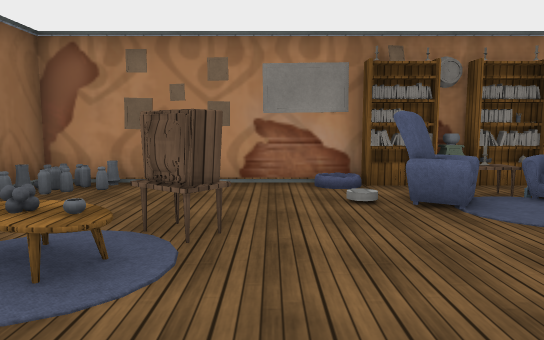
view 1 (above)

16 first-person views from a walk through a Unity game level. The camera is 1.2 m above the floor, tilts 6° down and sees 70° across. The floor is counted in squares, 1 m on a side. Each view is taken from the middle of a square. On the plan, view 1 faces up. The plan holds only what a view shows up to about 15 squares ahead; the rest is blank. The place goes on beyond the plan. Some surface patterns are stand-ins.

view 2
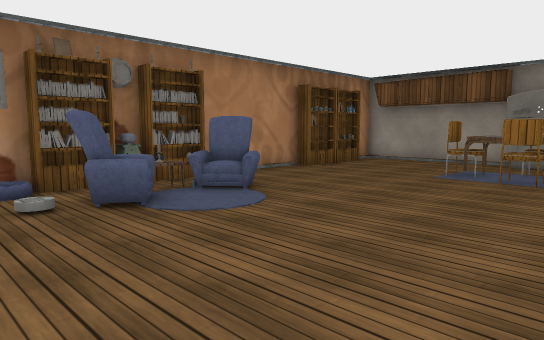

view 3
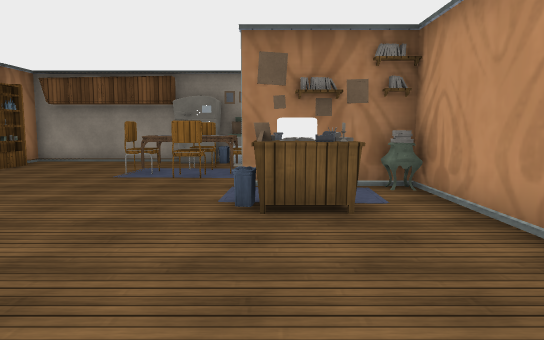

view 4
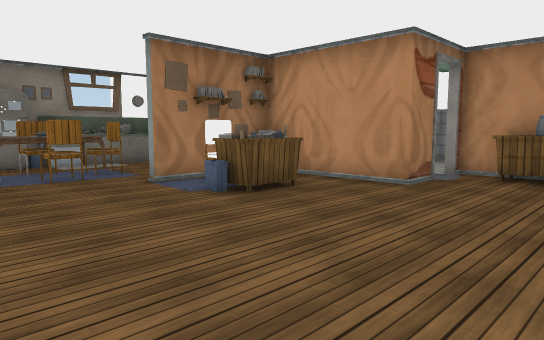

view 5
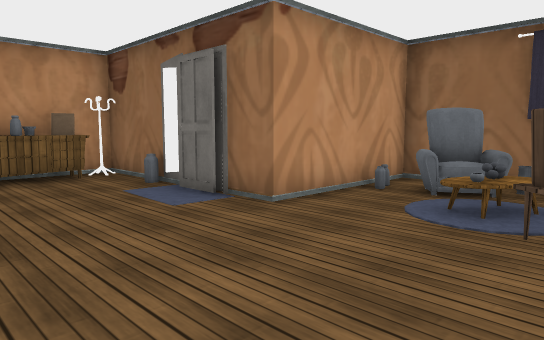

view 6
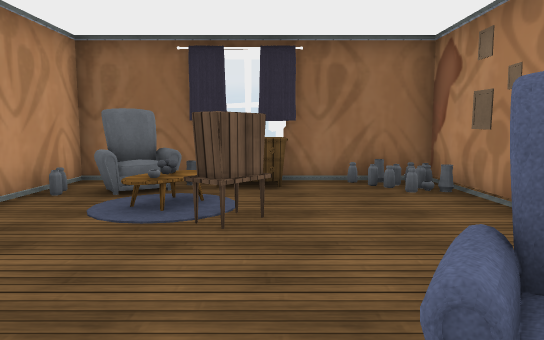

view 7
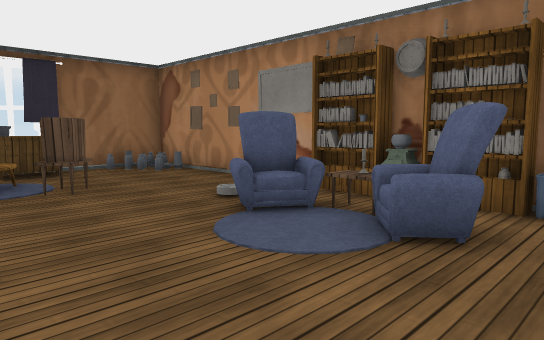

view 8
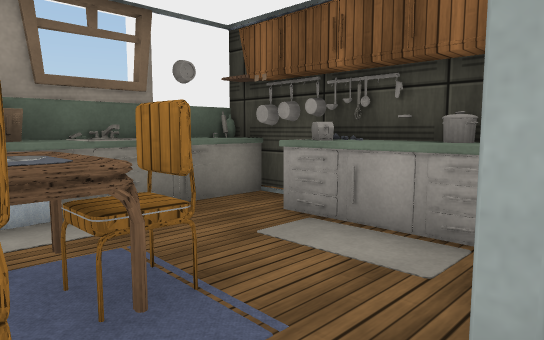

view 9
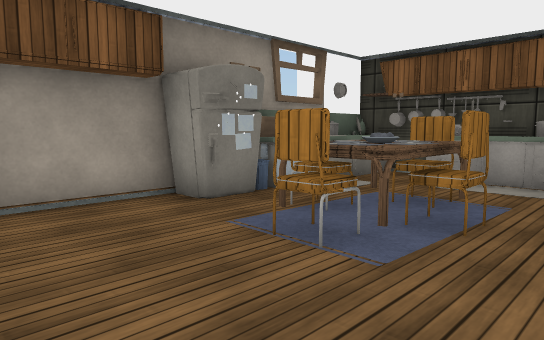

view 10
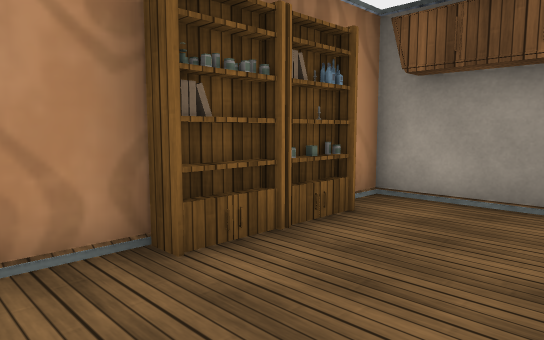

view 11
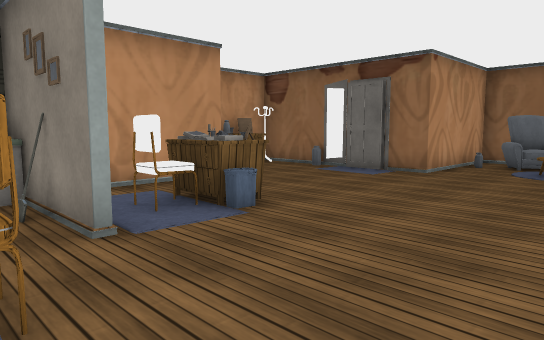

view 12
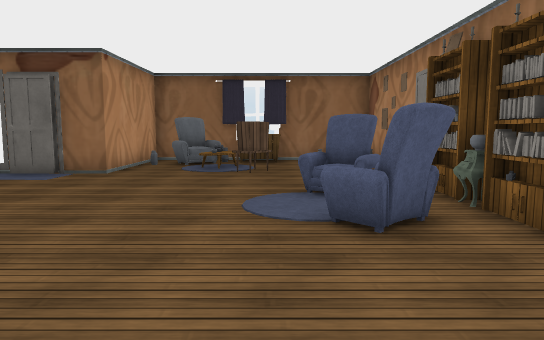

view 13
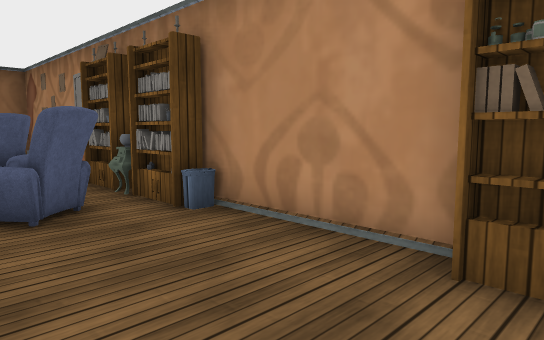

view 14
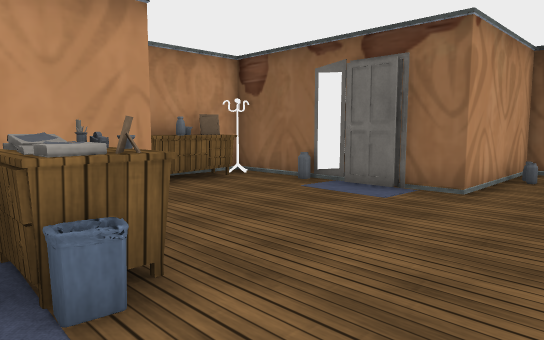

view 15
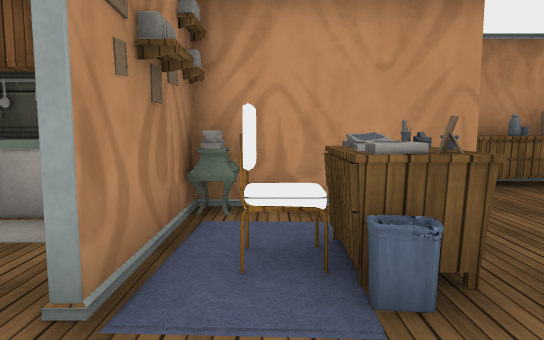

view 16
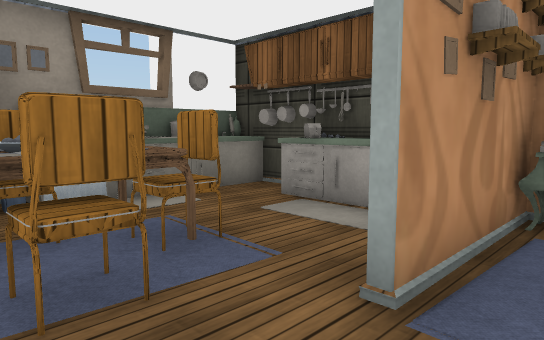

### Floor plan
Points are (right, up) in squares from view 1. A wall is a line through its corners. A room is listed if a view was taken in it or the views show most of it. See-through windows are left out.
Room 1 (views 1, 2, 3, 4, 5, 6, 7, 8, 9, 10, 11, 12, 13, 14, 15, 16)
walls: (8.4, 0.7) (8.4, -2.5); (8.2, -2.5) (8.2, 0.6); (-0.3, -0.8) (-0.3, -1.5); (3.8, -4.4) (3.8, -3) (7.5, -3); (10, 8.7) (-5.1, 8.7) (-5.1, 5.5); (0.5, -5.4) (1.1, -5.7); (-5.1, 3.2) (-5.1, 0.6) (-0.5, 0.6) (-0.5, -6) (3.8, -6); (14.5, -1.5) (14.5, 8.7) (13.7, 8.7)
objects: other object (-5, 4); other object (-5, 5); other object (-4, 1); other object (-4, 2) to (-3, 2); other object (-4, 3); other object (-4, 4); other object (-4, 5); other object (-4, 7); other object (-4, 8); other object (-3, 1); other object (-3, 8); other object (-2, 3); other object (-2, 4); other object (-1, 3); other object (-1, 4) to (-1, 5); other object (0, -5); other object (0, -3); other object (0, -2); other object (1, -5); other object (2, -5); other object (2, 6) to (3, 7); other object (2, 8); other object (3, -5); other object (3, 6) to (5, 7); other object (3, 8); other object (4, 8); other object (5, -1) to (5, 0); other object (5, 6) to (6, 7); other object (5, 8); other object (6, -1); other object (6, 0); other object (6, 8); other object (7, -1) to (7, 0); other object (7, 8); other object (9, -2) to (12, -2); other object (9, 2); other object (10, -3); other object (10, 1) to (11, 1); other object (10, 2) to (10, 3); other object (10, 3) to (11, 4); other object (10, 8) to (11, 8); other object (11, -3); other object (11, 2); other object (12, -3); other object (12, 2); other object (12, 8); other object (13, -3); other object (13, 1); other object (13, 2) to (14, 3); other object (14, -3); other object (14, -2) to (14, -1); other object (14, 0); other object (14, 1); other object (14, 2)

Positions as (right, up) in squares from view 1, and headings:
1: (0, 0), facing up
2: (0, 0), facing up-right
3: (0, 0), facing right
4: (0, 5), facing down-right
5: (4, 5), facing down-left
6: (4, 5), facing left
7: (7, 2), facing up-left
8: (8, 2), facing down-right
9: (8, 7), facing down-right
10: (8, 5), facing up-right
11: (10, 5), facing down-left
12: (10, 5), facing left
13: (11, 5), facing up-left
14: (7, 3), facing down-left
15: (7, 3), facing down
16: (7, 3), facing down-right
